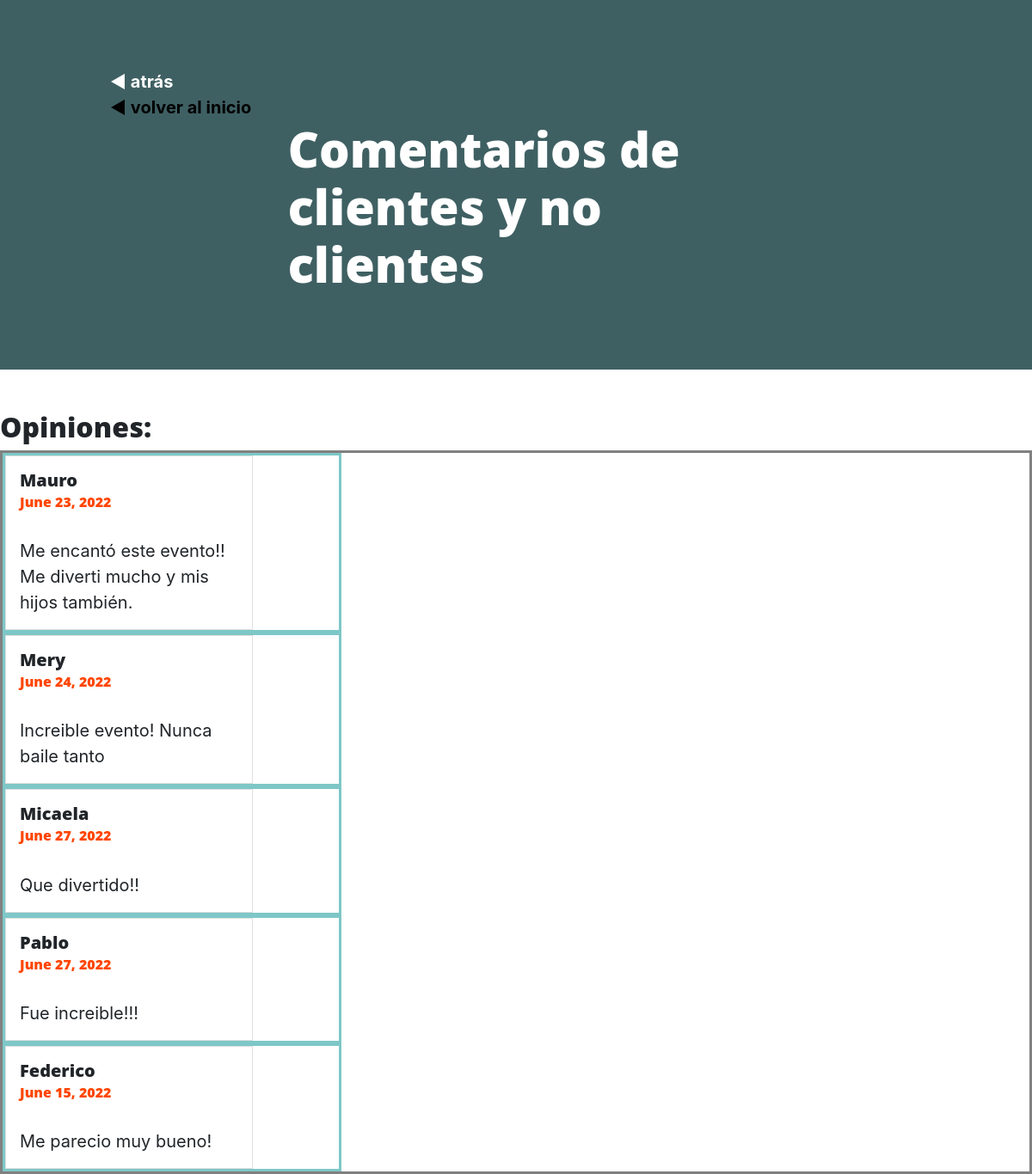
The app's page /blogdanzaalas/coment with its own data.
### blogdanzaalas/models.py (models this page shows, shortened)
class Comentarios(models.Model):
    nombre=models.CharField(max_length=40)
    fechacoment=models.DateField()
    comentario=models.CharField(max_length=600)

### blogdanzaalas/views.py (the view)
# urls.py: path('coment',views.coment,name='coment'),
def coment (request):
    coment=Comentarios.objects.all()
    bdcomentario= {"bdcomentario": coment}
    return render (request, 'menssage.html',bdcomentario)

### blogdanzaalas/templates/menssage.html (shortened to what this page needs)
<!DOCTYPE html>
<html lang="en">
<head>
    {% load static %}
    <link href={% static 'blogdanzaalas/css/styles.css' %} rel="stylesheet" />
</head>
<body>
<header class="masthead" style="background-color:cadetblue;padding: 80px;">
    <div class="container position-relative px-4 px-lg-5">
        <a class="btn-info" :hover href="{% url 'eventosolidario' %}" style="color: white;size: 30px; "><strong>◀ atrás</strong></a><br>
        <a class="btn-info" :hover href="{% url 'inicio' %}" style="color: black;size: 30px; "><strong>◀ volver al inicio</strong></a>
        <div class="row gx-4 gx-lg-5 justify-content-center">
            <div class="col-md-10 col-lg-8 col-xl-7">
                <div class="post-heading">
                    <h1>Comentarios de clientes y no clientes</h1>
                </div>
            </div>
        </div>
    </div>
</header>
<body>
    <h2>Opiniones:</h2>
    <div class="col-12" style="border: solid grey;">
        {% for coment in bdcomentario %}
        <div class="col-12 col-md-6" style="border: solid rgb(126, 199, 199);">
            <div class="card" style="width: 18rem;">
                <div class="card-body">
                    <h5 class="card-title">{{coment.nombre}}</h5>
                    <h6 class="card-subtitle mb-2" style="color:orangered;">{{coment.fechacoment}}</h6>
                    <p class="card-text">{{coment.comentario}}</p>
                </div>
            </div>
        </div>
        {% endfor %}
    </div>
</body>
</html>

### records on screen
Comentarios: nombre "Mauro", fechacoment "June 23, 2022", comentario "Me encantó este evento!! Me diverti mucho y mis hijos también."
Comentarios: nombre "Mery", fechacoment "June 24, 2022", comentario "Increible evento! Nunca baile tanto"
Comentarios: nombre "Micaela", fechacoment "June 27, 2022", comentario "Que divertido!!"
Comentarios: nombre "Pablo", fechacoment "June 27, 2022", comentario "Fue increible!!!"
Comentarios: nombre "Federico", fechacoment "June 15, 2022", comentario "Me parecio muy bueno!"
